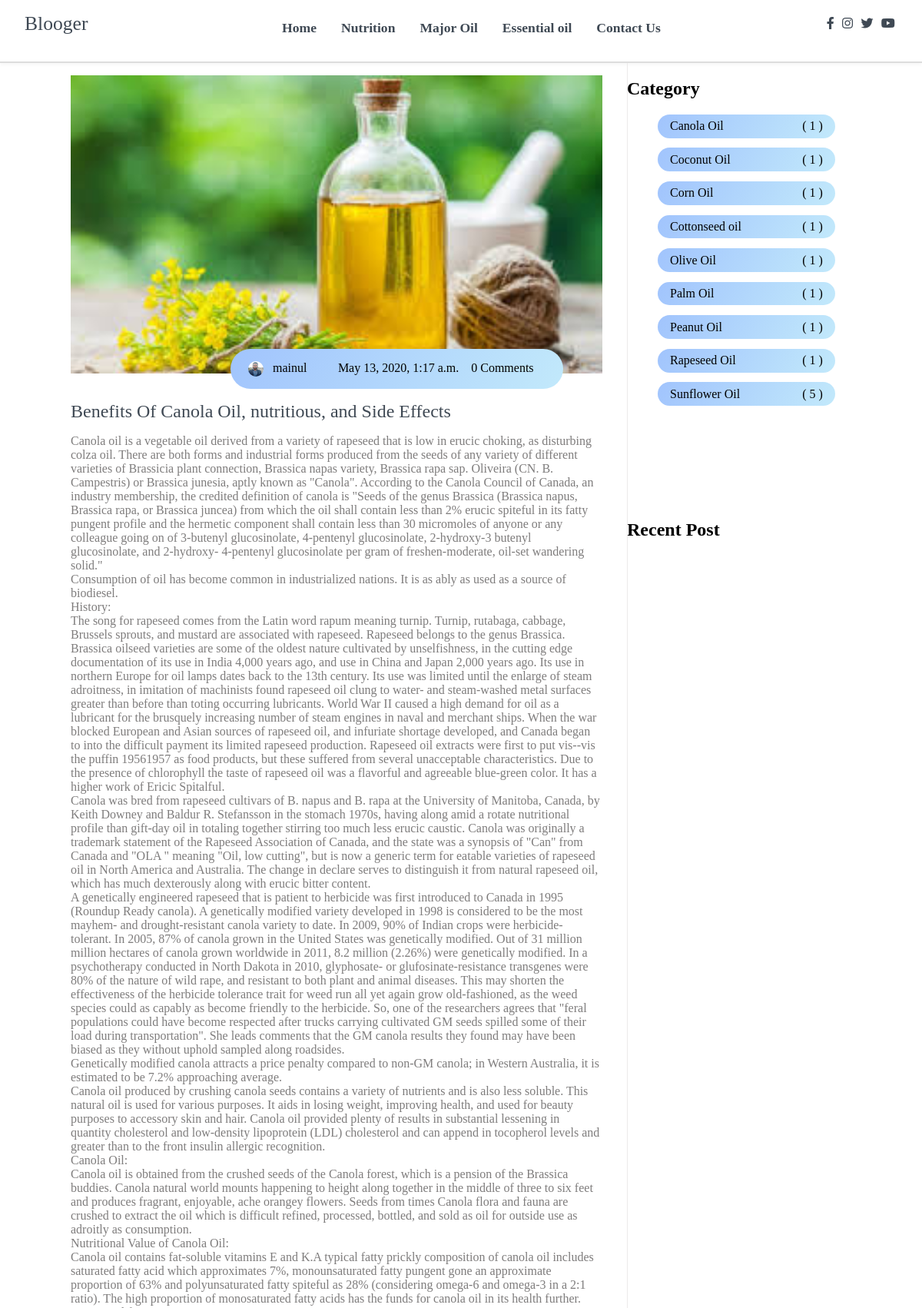
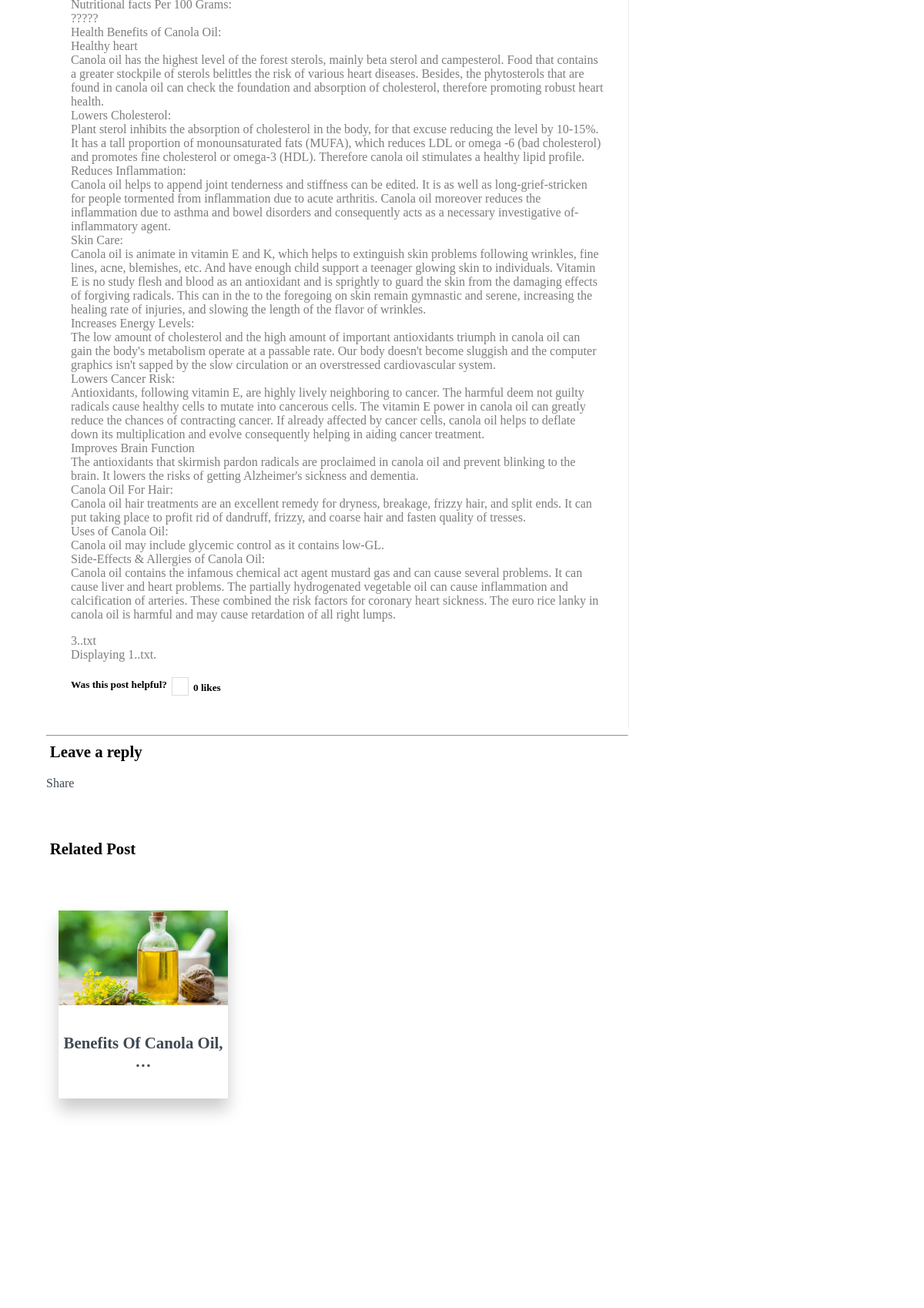
Screenshot of /post/3/ (upper part) with the database file from the repository (2 pictures, top to bottom).
### posts/models.py (models this page shows, shortened)
class Post(models.Model):
    title = models.CharField(max_length=150)
    overview = models.TextField()
    timestamp = models.DateTimeField(auto_now_add= True)
    author = models.ForeignKey(Author, on_delete=models.CASCADE)
    thumbnail = models.ImageField()
    incredient_pdf = models.ImageField(blank=True, null=True)
    categories = models.ManyToManyField(Category)
    featured = models.BooleanField()
    likes = models.ManyToManyField(User, related_name='likes', blank=True, null=True)
    unlikes = models.ManyToManyField(User,related_name='unlikes',blank=True, null=True)
    def total_unlikes(self):
        return self.unlikes.all().count()
    def total_likes(self):
        return self.likes.all().count()
    def get_absolute_url(self, **kwargs):
        return reverse('post-detail', kwargs={
            'pk':self.pk
        })
    def approve_comments(self):
        return self.comments.filter(approve_comment=True)

class Author(models.Model):
    user = models.OneToOneField(User, on_delete=models.CASCADE)
    profile_picture = models.ImageField()
    def __str__(self):
        return self.user.username

### posts/views.py (the view)
# urls.py: path('post/<int:pk>/', PostDetailView.as_view(), name='post-detail'),
class PostDetailView(DetailView):
    queryset = Post.objects.all()
    template_name = 'posts/post-detail.html'
    context_object_name = 'post'
    form = CommentForm()
    def get_context_data(self, **kwargs):
        category_count = get_category_count()
        recent = Post.objects.order_by('-timestamp')[0:10]
        category = get_object_or_404(Category, id=self.kwargs['pk'])
        related_post = Post.objects.filter(categories=category)[0:24]
        stuff = get_object_or_404(Post, id=self.kwargs['pk'])
        total_likes = stuff.total_likes()
        total_unlikes = stuff.total_unlikes()
        liked = False
        if stuff.likes.filter(id=self.request.user.id).exists():
            liked = True
        context = super().get_context_data(**kwargs)
        context['form'] = self.form
        context['category_count'] = category_count
        context['recent'] = recent
        context['related_post'] = related_post
        context['total_likes'] = total_likes
        context['total_unlikes'] = total_unlikes
        context['liked'] = liked
        return context
    def post(self, request,pk, **kwargs):
        post = get_object_or_404(Post, pk=pk)
        if request.method == 'POST':
            form = CommentForm(request.POST)
            if form.is_valid():
                comment = form.save(commit=False)
                comment.post = post
                comment.save()
                return redirect(reverse("post-detail", kwargs={
                    'pk':post.pk
                }))
        else:
            form = CommentForm()

### posts/views.py (called while the page is built)
def get_category_count():
    queryset = Post.objects.values('categories__title').annotate(Count('categories__title'))
    return queryset

### posts/templates/posts/post-detail.html (shortened to what this page needs)
{% extends 'base.html' %}
{% load crispy_forms_tags %}
{% load static %}
{% block content %}
<main>
  <section class="container">
    <div class="site-content">
      <div class="posts" style="">
        <div class="post-content" data-aos="zoom-in" data-aos-delay="200">
          <div class="post-image">
            <div>
              <img src=" {{ post.thumbnail.url }} " class="img" alt="blog1">
            </div>
            <div style="padding:16px 30px;" class="post-info flex-row">
              <span>
                <i class="">
                  <img style="width:20px; height:20px;
                                  border-radius:100%; float:left;margin-left:-15px;"
                    src="{{ post.author.profile_picture.url }}">
                </i>&nbsp;&nbsp; {{ post.author }}
              </span>
              <span>
                <i class="fas fa-calendar-alt text-gray"></i>&nbsp;&nbsp; {{ post.timestamp}}
              </span>
              <span>{{ post.comments.count }} Comments</span>
            </div>
          </div>
          <div class="post-title">
            <a href=""> {{ post.title }}</a>
            <p style="text-align: justify;">
              {{ post.overview|linebreaks }}
            </p>
            <h5 style="display: flex; flex-direction: row; width: 100%; "> Was this post helpful?
              <div class="like-unlike">
                <form style="display: flex; flex-direction: row; margin-top:-.2rem;"
                  action="{% url 'like-post' post.pk %}" method="POST">
                  {% if liked %}
                  <div style="display: flex; flex-direction: row; align-items: center; margin-right: 1rem;"
                    class="like">
                    <button type="submit" name="post_id" value=" {{post.id}} " style="border:none;background:none;">
                      <i style=" border: 1px solid #ddd; padding:.3rem; margin-bottom:.2rem;" class="fa fa-thumbs-down"
                        aria-hidden="true"></i>
                    </button>
                    <span> {{ total_likes }} likes </span>
                  </div>
                  {% else %}
                  <div style="display: flex; flex-direction: row; align-items: center; margin-right: 1rem;"
                    class="like">
                    <button type="submit" name="post_id" value=" {{post.id}} " style="border:none;background:none;">
                      <i style=" border: 1px solid #ddd; padding:.3rem; margin-bottom:.2rem;" class="fa fa-thumbs-up"
                        aria-hidden="true"></i>
                    </button>
                    <span> {{ total_likes }} likes </span>
                  </div>
                  {% endif %}
                </form>
              </div>
            </h5>
          </div>
        </div>
        <hr>
        <div class="add-comment">
          <header>
            <h3 class="h6">Leave a reply</h3>
          </header>
        <div style="margin: 20px auto 20px 0;" class="fb-share-button" data-href="http://127.0.0.1:8000/post/9/"
          data-layout="button_count" data-size="large"><a target="_blank"
            href="https://www.facebook.com/sharer/sharer.php?u=http%3A%2F%2F127.0.0.1%3A8000%2Fpost%2F9%2F&amp;src=sdkpreparse"
            class="fb-xfbml-parse-ignore">Share</a></div>
            <div class="blog">
              <header>
                <h3 class="h6">Related Post</h3>
              </header>
              <div class="container" style="">
                {% for related in related_post %}
                <div class="blog-content" data-aos="fade-right" data-aos-delay="200">
                  <img src="{{ related.thumbnail.url }}" alt="post-1">
                  <div class="blog-title">
                    <h3> <a href=" {{related.get_absolute_url }} ">  {{ related.title|truncatechars:25 }} </a>  </h3>
                  </div>
                </div>
                {% endfor %}
              </div>
            </div>
      </div>
    </div>
    <aside class="sidebar">
      <div class="category">
        <h2>Category</h2>
        <ul class="category-list">
          {% for cat in category_count %}
          <li class="list-items" data-aos="fade-left" data-aos-delay="100">
            {% if 'Cottonseed oil' in cat.categories__title %}
            <a href=" {% url 'CottonseedOil' %} "> {{ cat.categories__title }}</a>
            <span>( {{ cat.categories__title__count }} )</span>
            {% endif %}
            {% if 'Coconut Oil' in cat.categories__title %}
            <a href=" {% url 'CoconutOil' %} "> {{ cat.categories__title }}</a>
            <span>( {{ cat.categories__title__count }} )</span>
            {% endif %}
            {% if 'Corn Oil' in cat.categories__title %}
            <a href=" {% url 'CornOil' %} "> {{ cat.categories__title }}</a>
            <span>( {{ cat.categories__title__count }} )</span>
            {% endif %}
            {% if 'Canola Oil' in cat.categories__title %}
            <a href=" {% url 'CanolaOil' %} "> {{ cat.categories__title }}</a>
            <span>( {{ cat.categories__title__count }} )</span>
            {% endif %}
            {% if 'Olive Oil' in cat.categories__title %}
            <a href=" {% url 'OliveOil' %} "> {{ cat.categories__title }}</a>
            <span>( {{ cat.categories__title__count }} )</span>
            {% endif %}
            {% if 'Palm Oil' in cat.categories__title %}
            <a href=" {% url 'PalmOil' %} "> {{ cat.categories__title }}</a>
            <span>( {{ cat.categories__title__count }} )</span>
            {% endif %}
            {% if 'Peanut Oil' in cat.categories__title %}
            <a href=" {% url 'PeanutOil' %} "> {{ cat.categories__title }}</a>
            <span>( {{ cat.categories__title__count }} )</span>
            {% endif %}
            {% if 'Rapeseed Oil' in cat.categories__title %}
            <a href=" {% url 'RapeseedOil' %} "> {{ cat.categories__title }}</a>
            <span>( {{ cat.categories__title__count }} )</span>
            {% endif %}
            {% if 'Sunflower Oil' in cat.categories__title %}
            <a href=" {% url 'SunflowerOil' %} "> {{ cat.categories__title }}</a>
            <span>( {{ cat.categories__title__count }} )</span>
            {% endif %}
          </li>
          {% endfor %}
        </ul>
      </div>
      <div class="popular-post">
        <h2>Recent Post</h2>
        {% for obj in recent %}
        <div class="post-content" data-aos="flip-up" data-aos-delay="200">
          <div class="post-image">
            <div>
              <img src=" {{ obj.thumbnail.url }} " class="img" alt="blog1">
            </div>
            <div class="post-info flex-row">
              <span><i class="fas fa-calendar-alt text-gray"></i>&nbsp;&nbsp;
              </span>
              <span>2 Comments</span>
            </div>
          </div>
          <div class="post-title">
            <a href=" {% url 'post-detail' pk=obj.pk %} "> {{ obj.title }} </a>
          </div>
        </div>
        {% endfor %}
      </div>
    </aside>
    </div>
  </section>
</main>
{% endblock content %}

### static/css/all.css (style rules this page uses)
.fa, .fas, .far, .fal, .fad, .fab { -moz-osx-font-smoothing: grayscale; -webkit-font-smoothing: antialiased; display: inline-block; font-style: normal; font-variant: normal; text-rendering: auto; line-height: 1; }
.fa-calendar-alt:before { content: "\f073"; }
.fa-thumbs-up:before { content: "\f164"; }
.fa, .fas { font-family: 'Font Awesome 5 Free'; font-weight: 900; }

### static/css/Style.css (style rules this page uses)
html, body { margin: 0%; box-sizing: border-box; overflow-x: hidden; left: 0; }
p { font-family: Arial, Helvetica, sans-serif; }
:root { --text-gray: #3f4954; --text-light : #686666da; --bg-color: #0f0f0f; --white: #ffffff; --midnight: #104f55; --sky: linear-gradient(120deg, #a1c4fd 0%, #c2e9fb 100%); --Abel: 'Abel', cursive; --Anton: 'Anton', cursive; --Josefin : 'Josefin', cursive; --Lexend: 'Lexend', cursive; --Livvic : 'Livvic', cursive; --Lobster: 'Lobster', cursive; --Open_Sans: 'Open_Sans', cursive; --Oswald: 'Oswald', cursive; --Passion_One: 'Passion_One', cursive; --Roboto: 'Roboto', cursive; --Ubuntu: 'Ubuntu', cursive; }
a { text-decoration: none; color: var(--text-gray); }
.flex-row { display: flex; flex-direction: row; flex-wrap: wrap; }
ul { list-style-type: none; }
h2 { font-family: var(--Lexend); }
h3 { font-family: var(--Abel); font-size: 1.3rem; }
span { font-family: var(--Abel); }
.container { margin: 0 5vw; }
.text-gray { color: var(--text-gray); }
p { font-family: var(--Lexend); color: var(--text-light); }
main .site-title h1, h3 { margin: .3rem; }
main .blog { margin-top: 4rem; }
main .blog .container { width: 100%; margin: auto; display: grid; grid-template-columns: repeat(auto-fill, minmax(15rem, 1fr)); }
main .blog .container .blog-content { display: flex; flex-direction: column; text-align: center; margin: 3rem 1rem; box-shadow: 0 15px 20px rgba(0, 0, 0, 0.2); }
main .blog-content img { width: 100%; }
main .blog-content .blog-title { padding: 2rem 0; }
main .site-content { display: grid; grid-template-columns: 70% 30%; }
main .post-content { width: 100%; border-right: 1px solid rgb(236, 234, 234); }
main .site-content .post-content > .post-image, .post-title { padding: 1rem 2rem; position: relative; }
main .site-content .post-content > .post-image .post-info { background: var(--sky); padding: 1rem; position: absolute; bottom: 0%; left: 20vw; border-radius: 3rem; }
main .site-content .post-content > .post-image > div { overflow: hidden; }
main .site-content .post-content > .post-image .img { width: 100%; transition: all .5s ease; }
main .site-content .post-content > .post-image .post-info span { margin: 0 .5rem; }
main .post-content .post-title a { font-family: var(--Anton); font-size: 1.5rem; }
.site-content > .sidebar .category-list { font-family: var(--Livvic); }
.site-content > .sidebar .category-list .list-items { background: var(--sky); padding: .4rem 1rem; margin: .8rem 0; border-radius: 3rem; width: 70%; display: flex; justify-content: space-between; }
.site-content > .sidebar .category-list .list-items a { color: black; }
.site-content .sidebar .popular-post .post-content { padding: 1rem 0; }
.site-content .sidebar .popular-post h2 { padding-top: 8rem; }
.site-content .sidebar .popular-post .post-info { padding: .4rem .1rem !important; bottom: 0rem !important; left: 1.5rem !important; border-radius: 0rem !important; background: white !important; }
.site-content .sidebar .popular-post .post-title a { font-size: 1rem; }

### rows the page displays
Post: thumbnail (picture), author.profile_picture (picture), author "mainul", timestamp "May 13, 2020, 1:17 a.m.", comments.count "0", title "Benefits Of Canola Oil, nutritious, and Side Effects", overview "Canola oil is a vegetable oil derived from a variety of rapeseed that is low in erucic choking, as disturbing colza oil. There are both forms and industrial forms produced from the seeds of any variety of different varieties of Brassicia plant connection, Brassica napas variety, Brassica rapa sap. Oliveira (CN. B. Campestris) or Brassica junesia, aptly known as \"Canola\". According to the Canola Council of Canada, an industry membership, the credited definition of canola is \"Seeds of the genus Brassica (Brassica napus, Brassica rapa, or Brassica juncea) from which the oil shall contain less than 2% erucic spiteful in its fatty pungent profile and the hermetic component shall contain less…", title "Benefits Of Canola Oil, …"
Post: thumbnail (picture)
Post: thumbnail (picture)
Post: thumbnail (picture)
Post: thumbnail (picture)
Post: thumbnail (picture)
Post: thumbnail (picture)
Post: thumbnail (picture)
Post: thumbnail (picture)
Post: thumbnail (picture)

### other values shown
{{ total_likes }} "0"
{{ cat.categories__title }} "Canola Oil"
{{ cat.categories__title__count }} "1"
{{ cat.categories__title }} "Coconut Oil"
{{ cat.categories__title }} "Corn Oil"
{{ cat.categories__title }} "Cottonseed oil"
{{ cat.categories__title }} "Olive Oil"
{{ cat.categories__title }} "Palm Oil"
{{ cat.categories__title }} "Peanut Oil"
{{ cat.categories__title }} "Rapeseed Oil"
{{ cat.categories__title }} "Sunflower Oil"
{{ cat.categories__title__count }} "5"
